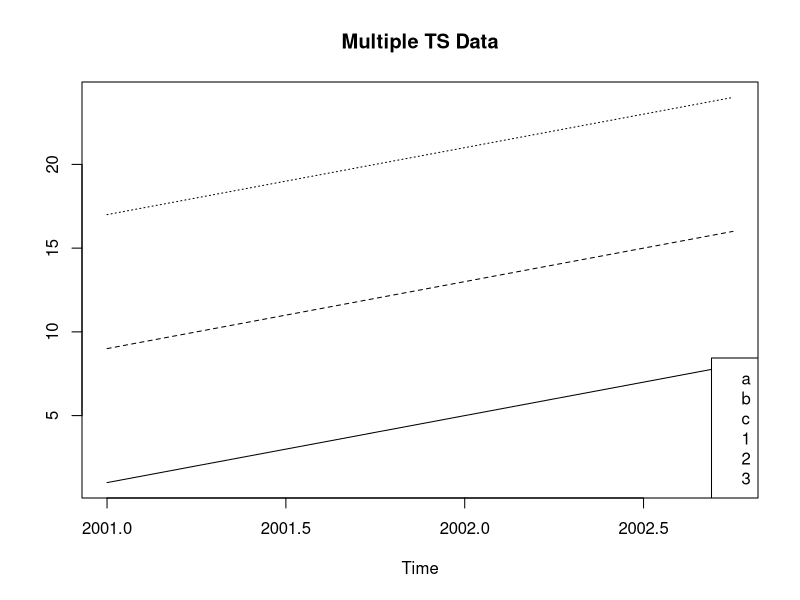

Recreate this plot in R.
zz = ts(matrix(1:24, 8 ,3), s = c(2001,1), f=4, n=c("a","b","c"))
class(zz)
z1 <- zz[,"a"]
z1
z2 <- zz[,"a"] + zz[,"b"]
z2
z3 <- zz[,"a"] ^2 / zz[,"b"]
z3
ts.plot(zz, lty=1:3, main = "Multiple TS Data")
legend("bottomright", c("a","b","c", lty = 1:3))
